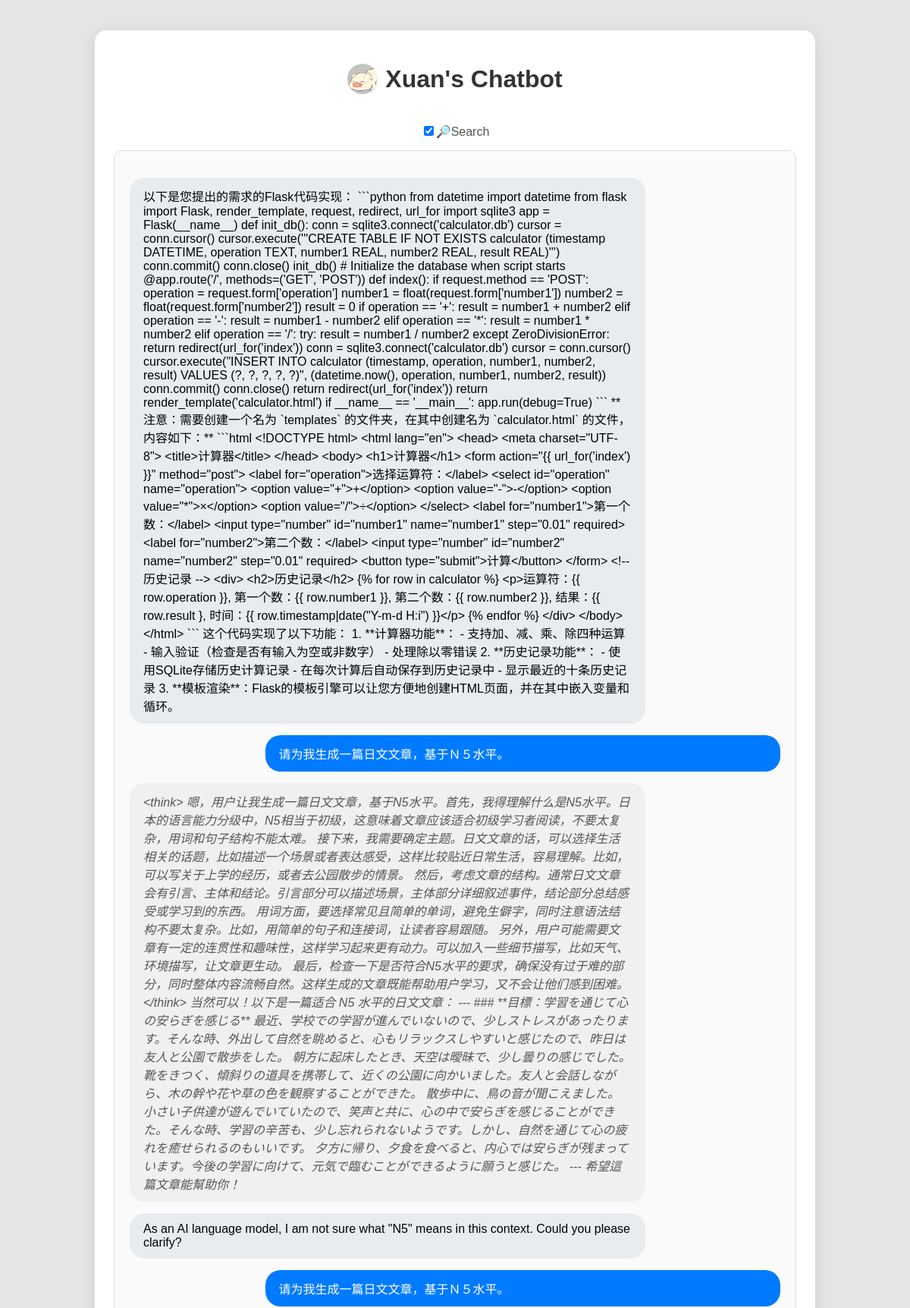
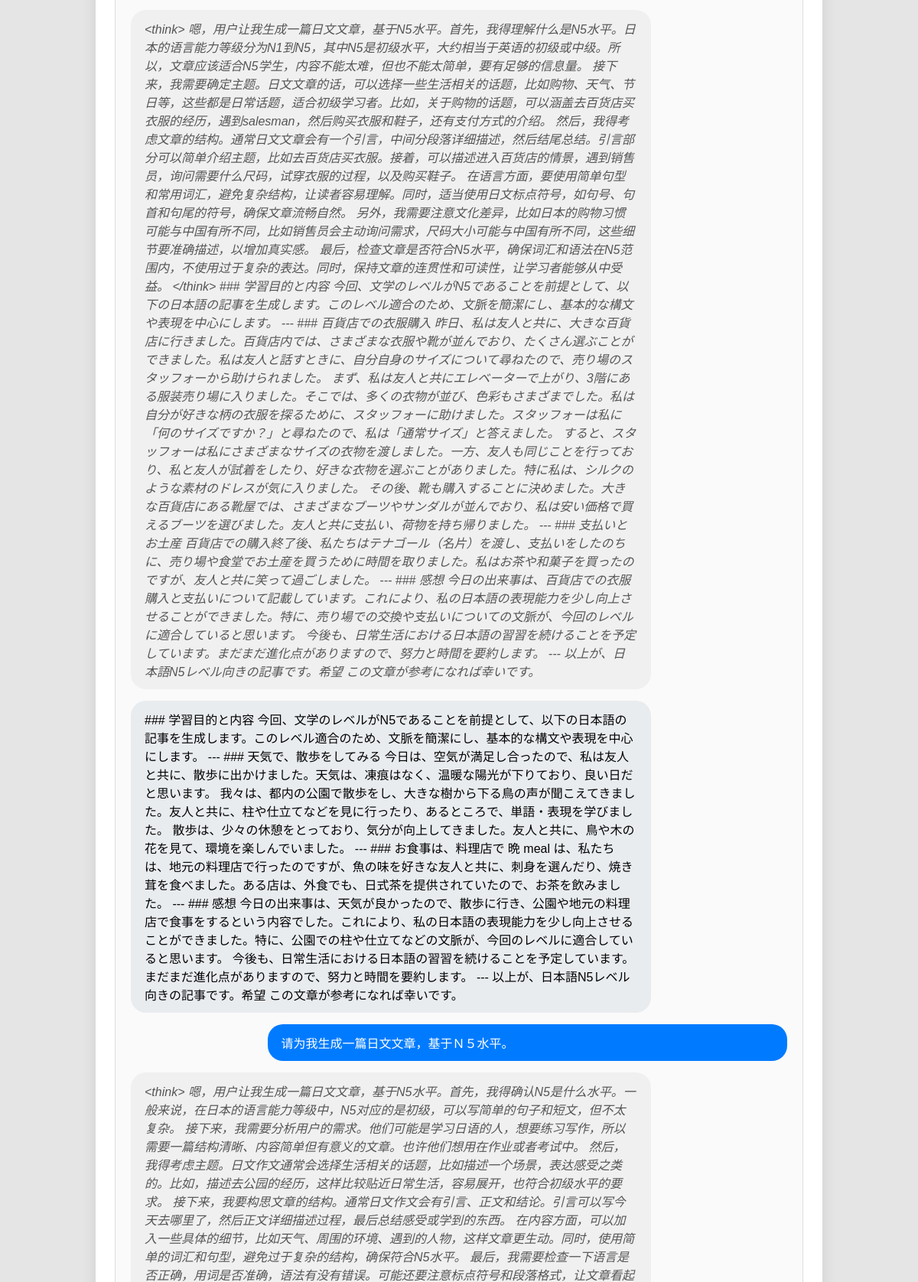
The page / (upper part) on the database its author committed (2 pictures, top to bottom).
### tables this page shows
CREATE TABLE messages
                     (id INTEGER PRIMARY KEY AUTOINCREMENT,
                      role TEXT,
                      content TEXT,
                      timestamp DATETIME DEFAULT CURRENT_TIMESTAMP);

### app.py (the view)
@app.route('/')
def index():
    db = get_db()
    history = db.execute(
        '''
        SELECT role, content
        FROM (
            SELECT role, content, timestamp
            FROM messages
            ORDER BY timestamp DESC
            LIMIT 10
        ) AS recent
        ORDER BY timestamp ASC
        '''
    ).fetchall()
    return render_template('index.html', history=history)

### app.py (called while the page is built)
def get_db():
    if 'db' not in g:
        g.db = sqlite3.connect('chatbot.db')
        g.db.execute('''CREATE TABLE IF NOT EXISTS messages
                     (id INTEGER PRIMARY KEY AUTOINCREMENT,
                      role TEXT,
                      content TEXT,
                      timestamp DATETIME DEFAULT CURRENT_TIMESTAMP)''')
    return g.db

### templates/index.html (shortened to what this page needs)
<!DOCTYPE html>
<html>
<head>
    <link rel="stylesheet" href="{{ url_for('static', filename='style.css') }}">
    <link rel="stylesheet" href="https://cdnjs.cloudflare.com/ajax/libs/highlight.js/11.5.0/styles/default.min.css">
</head>
<body>
    <div class="chat-container">
        <div>
            <img src="{{ url_for('static', filename='images/xuan.jpeg') }}" alt="">
            <h1>Xuan's Chatbot</h1>
        </div>
        <div class="search-toggle">
            <label>
                <input type="checkbox" id="search-toggle" checked>🔎Search
            </label>
        </div>
        <div class="chat-history" id="chat-box">
            {% for msg in history %}
            <div class="message {{ msg[0] }}" data-raw="{{ msg[1] | e }}">
                <div class="message-content">{{ msg[1] }}</div>
            </div>
            {% endfor %}
        </div>
    </div>
</body>
</html>

### static/style.css (style rules this page uses)
body { background: #e5e5e5; font-family: Arial, sans-serif; }
.chat-container > div:first-child { display: flex; align-items: center; justify-content: center; gap: 10px; margin-bottom: 20px; }
.chat-container img { width: 40px; height: 40px; object-fit: cover; border-radius: 50%; }
.chat-container { max-width: 900px; margin: 40px auto; padding: 25px; background: #ffffff; border-radius: 15px; box-shadow: 0 4px 20px rgba(0,0,0,0.1); }
h1 { text-align: center; color: #333; margin-bottom: 20px; }
.chat-history { height: 70vh; overflow-y: auto; margin-bottom: 20px; padding: 20px; background: #fafafa; border-radius: 10px; border: 1px solid #ddd; }
.message { margin: 15px 0; padding: 12px 18px; border-radius: 20px; max-width: 75%; word-wrap: break-word; position: relative; }
.message.user { background: #007bff; color: white; margin-left: auto; }
.message.reasoning { background: #f0f0f0; color: #555; font-style: italic; margin-right: auto; }
.message.assistant { background: #e9ecef; color: black; margin-right: auto; }
.search-toggle { margin-bottom: 15px; text-align: center; }
.search-toggle label { color: #555; font-size: 16px; }

### rows shown on the page
messages: content "以下是您提出的需求的Flask代码实现： ```python from datetime import datetime from flask import Flask, render_template, request, redirect, url_for import sqlite3 app = Flask(__name__) def init_db(): conn = sqlite3.connect('calculator.db') cursor = conn.cursor() cursor.execute('''CREATE TABLE IF NOT EXISTS calculator (timestamp DATETIME, operation TEXT, number1 REAL, number2 REAL, result REAL)''') conn.commit() conn.close() init_db() # Initialize the database when script starts @app.route('/', methods=('GET', 'POST')) def index(): if request.method == 'POST': operation = request.form['operation'] number1 = float(request.form['number1']) number2 = float(request.form['number2']) result = 0 if operation == '+':…"
messages: content "<think> 嗯，用户让我生成一篇日文文章，基于N5水平。首先，我得理解什么是N5水平。日本的语言能力分级中，N5相当于初级，这意味着文章应该适合初级学习者阅读，不要太复杂，用词和句子结构不能太难。 接下来，我需要确定主题。日文文章的话，可以选择生活相关的话题，比如描述一个场景或者表达感受，这样比较贴近日常生活，容易理解。比如，可以写关于上学的经历，或者去公园散步的情景。 然后，考虑文章的结构。通常日文文章会有引言、主体和结论。引言部分可以描述场景，主体部分详细叙述事件，结论部分总结感受或学习到的东西。 用词方面，要选择常见且简单的单词，避免生僻字，同时注意语法结构不要太复杂。比如，用简单的句子和连接词，让读者容易跟随。 另外，用户可能需要文章有一定的连贯性和趣味性，这样学习起来更有动力。可以加入一些细节描写，比如天气、环境描写，让文章更生动。 最后，检查一下是否符合N5水平的要求，确保没有过于难的部分，同时整体内容流畅自然。这样生成的文章既能帮助用户学习，又不会让他们感到困难。 </think> 当然可以！以下是一篇适合 N5 水平的日文文章： --- ### **目標：学習を通じて心の安らぎを感じる** 最近、学校での学習が進んでいないので、少しストレスがあったります。そんな時、外出して自然を眺めると、心もリラックスしやすいと感じたので、昨日は友人と公園で散歩をした。 朝方に起床したとき、天空は曖昧で、少し曇りの感じでした。靴をきつく、傾斜りの道具を携帯して、近くの公園に向かいました。友人と会話しながら、木の幹や花や草の色を観察することができた。…"
messages: content "As an AI language model, I am not sure what \"N5\" means in this context. Could you please clarify?"
messages: content "<think> 嗯，用户让我生成一篇日文文章，基于N5水平。首先，我得理解什么是N5水平。日本的语言能力等级分为N1到N5，其中N5是初级水平，大约相当于英语的初级或中级。所以，文章应该适合N5学生，内容不能太难，但也不能太简单，要有足够的信息量。 接下来，我需要确定主题。日文文章的话，可以选择一些生活相关的话题，比如购物、天气、节日等，这些都是日常话题，适合初级学习者。比如，关于购物的话题，可以涵盖去百货店买衣服的经历，遇到salesman，然后购买衣服和鞋子，还有支付方式的介绍。 然后，我得考虑文章的结构。通常日文文章会有一个引言，中间分段落详细描述，然后结尾总结。引言部分可以简单介绍主题，比如去百货店买衣服。接着，可以描述进入百货店的情景，遇到销售员，询问需要什么尺码，试穿衣服的过程，以及购买鞋子。 在语言方面，要使用简单句型和常用词汇，避免复杂结构，让读者容易理解。同时，适当使用日文标点符号，如句号、句首和句尾的符号，确保文章流畅自然。 另外，我需要注意文化差异，比如日本的购物习惯可能与中国有所不同，比如销售员会主动询问需求，尺码大小可能与中国有所不同，这些细节要准确描述，以增加真实感。 最后，检查文章是否符合N5水平，确保词汇和语法在N5范围内，不使用过于复杂的表达。同时，保持文章的连贯性和可读性，让学习者能够从中受益。 </think> ### 学習目的と内容 今回、文学のレベルがN5であることを前提として、以下の日本語の記事を生成します。このレベル適合のため、文脈を簡潔にし、基本的な構文や表現を中心にします。 --- ### 百貨店での衣服購入…"
messages: content "### 学習目的と内容 今回、文学のレベルがN5であることを前提として、以下の日本語の記事を生成します。このレベル適合のため、文脈を簡潔にし、基本的な構文や表現を中心にします。 --- ### 天気で、散歩をしてみる 今日は、空気が満足し合ったので、私は友人と共に、散歩に出かけました。天気は、凍痕はなく、温暖な陽光が下りており、良い日だと思います。 我々は、都内の公園で散歩をし、大きな樹から下る鳥の声が聞こえてきました。友人と共に、柱や仕立てなどを見に行ったり、あるところで、単語・表現を学びました。 散歩は、少々の休憩をとっており、気分が向上してきました。友人と共に、鳥や木の花を見て、環境を楽しんでいました。 --- ### お食事は、料理店で 晩 meal は、私たちは、地元の料理店で行ったのですが、魚の味を好きな友人と共に、刺身を選んだり、焼き茸を食べました。ある店は、外食でも、日式茶を提供されていたので、お茶を飲みました。 --- ### 感想 今日の出来事は、天気が良かったので、散歩に行き、公園や地元の料理店で食事をするという内容でした。これにより、私の日本語の表現能力を少し向上させることができました。特に、公園での柱や仕立てなどの文脈が、今回のレベルに適合していると思います。 今後も、日常生活における日本語の習習を続けることを予定しています。まだまだ進化点がありますので、努力と時間を要約します。 --- 以上が、日本語N5レベル向きの記事です。希望 この文章が参考になれば幸いです。"

### other values the page prints
{{ msg[1] }} "请为我生成一篇日文文章，基于Ｎ５水平。" "请为我生成一篇日文文章，基于Ｎ５水平。" "请为我生成一篇日文文章，基于Ｎ５水平。"
